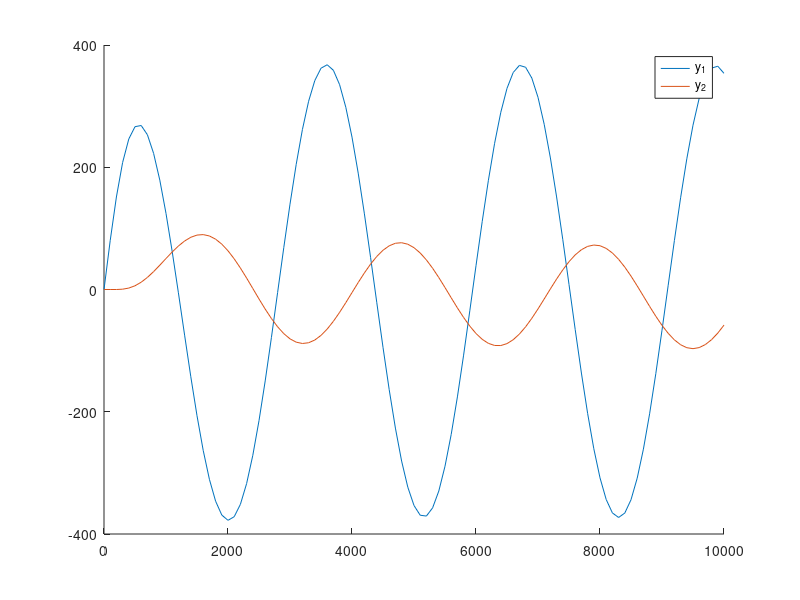

This figure's MATLAB source:
function ejericicio_runge_kutta_sistema_parcial


  ti = 0.0;
  tf = 10000.0;
  dt = 100.0;
  t = ti : dt : tf;

  # Constant
  td = 2.0 / 1000.0;

  K = 1e-3 * [-8, 4, 0, 0, 0, 0
        4,-8, 4, 0, 0, 0
        0, 4,-8, 4, 0, 0
        0, 0, 4,-8, 4, 0
        0, 0, 0, 4,-8, 4
        0, 0, 0, 0, 4,-3
  ];

  y(:, 1) = zeros(6, 1);

  w = 1.0;

  for i = 2 : length(t)
    yk = y(:, i - 1);
    tk = t(i - 1);

    # Calculates K1, but slope is requiered
    bk = [4.0 * cos(td * tk); 0; 0; 0; 0; 0];
    slope = K * yk + bk;
    k1 = dt * slope;

    # Calculates YG
    yg = yk + k1 * (1.0 / (2.0 * w));

    # Calculates K2
    tk_next = t(i);
    bk_next = [4.0 * cos(td * tk_next); 0; 0; 0; 0; 0];
    next_slope = K * yg + bk_next;

    k2 = dt * next_slope;

    y(:, i) = yk + (1 - w) * k1 + w * k2;

  endfor
  hold on
  plot(t, y(2, :));
  plot(t, y(6, :));
  legend("y_1", "y_2");

endfunction
